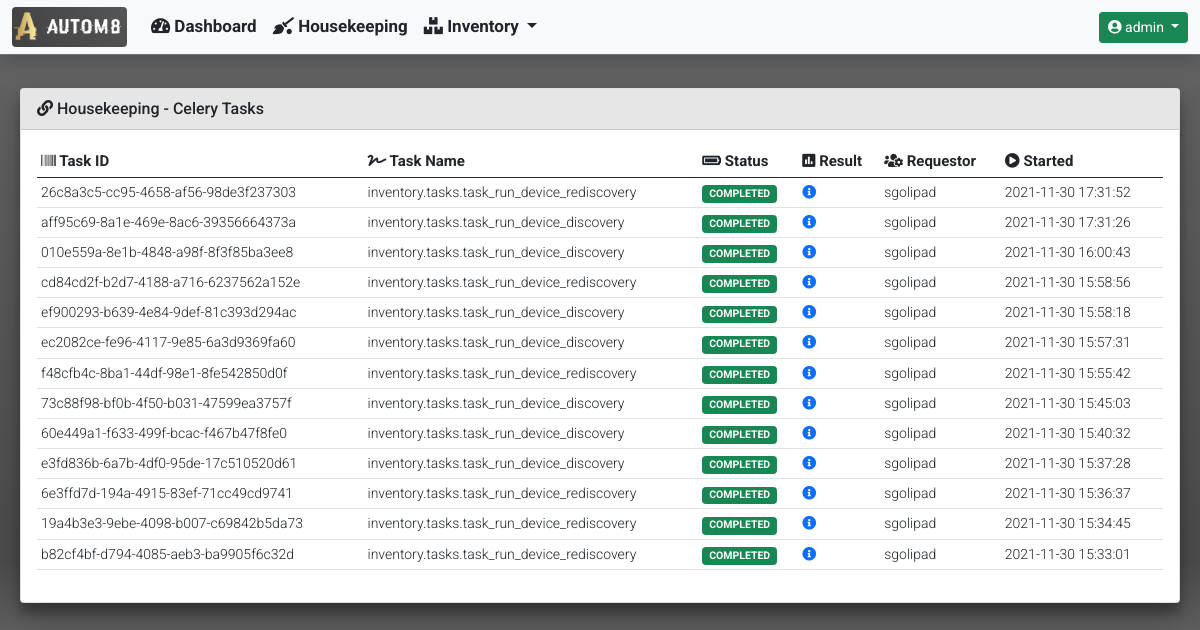
The app's page /housekeeping/ (signed in), older data.
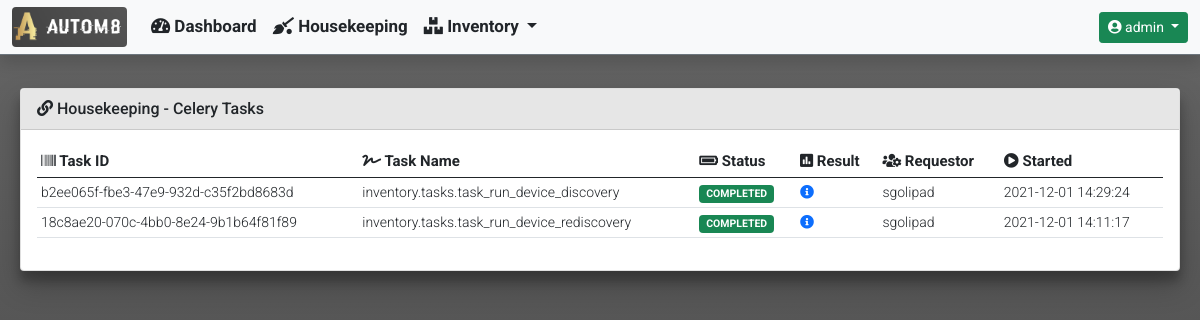
The same page, newer data.
### housekeeping/models.py (models this page shows)
class CeleryJobResults(models.Model):
    task_id = models.UUIDField(
        primary_key=True,
        default=uuid.uuid4,
        max_length=255
    )
    task_name = models.CharField(max_length=255)
    task_status = models.CharField(max_length=255)
    task_result = models.JSONField(null=True)
    task_requested_by = models.CharField(max_length=255)
    start_time = models.DateTimeField()

### housekeeping/views.py (the view)
def housekeeping_celery_tasks(request):
    hostname = 'celery@' + str(gethostname())
    tasks = current_app.control.inspect([hostname])
    tasks_list = CeleryJobResults.objects.all().order_by('-start_time')
    context = {
            'title': 'Housekeeping - Celery Tasks',
            'card_header': 'Housekeeping - Celery Tasks',
            'data': {
                'tasks_list': tasks_list
            }
        }
    if tasks.stats():
        data = {
            'celery_information': {
                'celery_statistics': tasks.stats(),
                'registered_tasks': tasks.registered_tasks()[hostname],
                'scheduled_tasks': tasks.scheduled()[hostname],
                'active_tasks': tasks.active()[hostname],
                'reserved_tasks': tasks.reserved()
            }
        }
        context['data'].update(data)
        return render(
            request,
            'housekeeping/housekeeping_celery_tasks.html',
            context
        )
    else:
        return render(
                request,
                'housekeeping/housekeeping_celery_tasks.html',
                context
            )

### templates/housekeeping/housekeeping_celery_tasks.html (shortened to what this page needs)
{% extends "base_template/base.html"%}
{% block content %}
{% if data.tasks_list %}
<div class="col-md-12">
    <div class="table-responsive rounded">
        <table id="celery_completed_tasks" class="table table-hover table-sm" style="width:100%">
            <thead>
                <tr>
                    <th><i class="fas fa-barcode"></i> Task ID</th>
                    <th><i class="fas fa-signature"></i> Task Name</th>
                    <th><i class="fas fa-battery-full"></i> Status</th>
                    <th><i class="fas fa-poll"></i> Result</th>
                    <th><i class="fas fa-users-cog"></i> Requestor</th>
                    <th><i class="fas fa-play-circle"></i> Started</th>
                </tr>
            </thead>
            <tbody>
                {% for completed_task in data.tasks_list %}
                <tr>
                    <td>{{ completed_task.task_id }}</td>
                    <td>{{ completed_task.task_name }}</td>
                    <td>
                        {% if 'COMPLETED' in completed_task.task_status %}
                            <span class="badge bg-success">{{ completed_task.task_status }}</span>
                        {% else %}
                            <span class="badge bg-danger">{{ completed_task.task_status }}</span>
                        {% endif %}
                    </td>
                    <td>
                        <a href="#" data-bs-toggle="modal" data-bs-target="#task_result_modal">
                            <i class="fas fa-info-circle"></i>
                        </a>
                    </td>
                    <td>{{ completed_task.task_requested_by }}</td>
                    <td>{{ completed_task.start_time|date:"Y-m-d H:i:s" }}</td>
                </tr>
                {% endfor %}
            </tbody>
        </table>
    </div>
</div>
{% endif %}
{% endblock %}

Row changes from the older to the newer data that the page shows:
removed CeleryJobResults: task_id "26c8a3c5-cc95-4658-af56-98de3f237303", task_name "inventory.tasks.task_run_device_rediscovery", task_status "COMPLETED", task_requested_by "sgolipad", start_time "2021-11-30 17:31:52"
removed CeleryJobResults: task_id "aff95c69-8a1e-469e-8ac6-39356664373a", task_name "inventory.tasks.task_run_device_discovery", task_status "COMPLETED", task_requested_by "sgolipad", start_time "2021-11-30 17:31:26"
removed CeleryJobResults: task_id "010e559a-8e1b-4848-a98f-8f3f85ba3ee8", task_name "inventory.tasks.task_run_device_discovery", task_status "COMPLETED", task_requested_by "sgolipad", start_time "2021-11-30 16:00:43"
removed CeleryJobResults: task_id "cd84cd2f-b2d7-4188-a716-6237562a152e", task_name "inventory.tasks.task_run_device_rediscovery", task_status "COMPLETED", task_requested_by "sgolipad", start_time "2021-11-30 15:58:56"
removed CeleryJobResults: task_id "ef900293-b639-4e84-9def-81c393d294ac", task_name "inventory.tasks.task_run_device_discovery", task_status "COMPLETED", task_requested_by "sgolipad", start_time "2021-11-30 15:58:18"
removed CeleryJobResults: task_id "ec2082ce-fe96-4117-9e85-6a3d9369fa60", task_name "inventory.tasks.task_run_device_discovery", task_status "COMPLETED", task_requested_by "sgolipad", start_time "2021-11-30 15:57:31"
removed CeleryJobResults: task_id "f48cfb4c-8ba1-44df-98e1-8fe542850d0f", task_name "inventory.tasks.task_run_device_rediscovery", task_status "COMPLETED", task_requested_by "sgolipad", start_time "2021-11-30 15:55:42"
removed CeleryJobResults: task_id "73c88f98-bf0b-4f50-b031-47599ea3757f", task_name "inventory.tasks.task_run_device_discovery", task_status "COMPLETED", task_requested_by "sgolipad", start_time "2021-11-30 15:45:03"
removed CeleryJobResults: task_id "60e449a1-f633-499f-bcac-f467b47f8fe0", task_name "inventory.tasks.task_run_device_discovery", task_status "COMPLETED", task_requested_by "sgolipad", start_time "2021-11-30 15:40:32"
removed CeleryJobResults: task_id "e3fd836b-6a7b-4df0-95de-17c510520d61", task_name "inventory.tasks.task_run_device_discovery", task_status "COMPLETED", task_requested_by "sgolipad", start_time "2021-11-30 15:37:28"
removed CeleryJobResults: task_id "6e3ffd7d-194a-4915-83ef-71cc49cd9741", task_name "inventory.tasks.task_run_device_rediscovery", task_status "COMPLETED", task_requested_by "sgolipad", start_time "2021-11-30 15:36:37"
removed CeleryJobResults: task_id "19a4b3e3-9ebe-4098-b007-c69842b5da73", task_name "inventory.tasks.task_run_device_rediscovery", task_status "COMPLETED", task_requested_by "sgolipad", start_time "2021-11-30 15:34:45"
removed CeleryJobResults: task_id "b82cf4bf-d794-4085-aeb3-ba9905f6c32d", task_name "inventory.tasks.task_run_device_rediscovery", task_status "COMPLETED", task_requested_by "sgolipad", start_time "2021-11-30 15:33:01"
added CeleryJobResults: task_id "b2ee065f-fbe3-47e9-932d-c35f2bd8683d", task_name "inventory.tasks.task_run_device_discovery", task_status "COMPLETED", task_requested_by "sgolipad", start_time "2021-12-01 14:29:24"
added CeleryJobResults: task_id "18c8ae20-070c-4bb0-8e24-9b1b64f81f89", task_name "inventory.tasks.task_run_device_rediscovery", task_status "COMPLETED", task_requested_by "sgolipad", start_time "2021-12-01 14:11:17"
